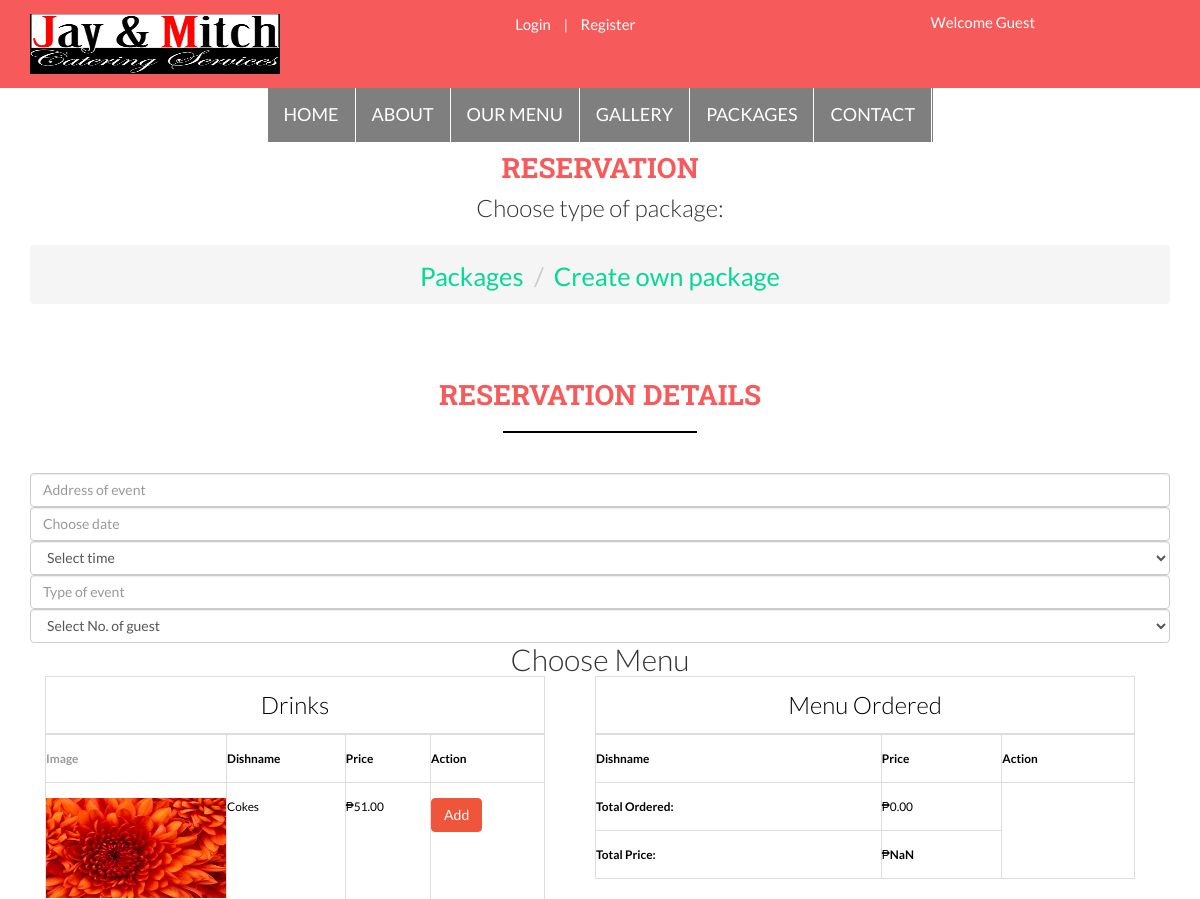
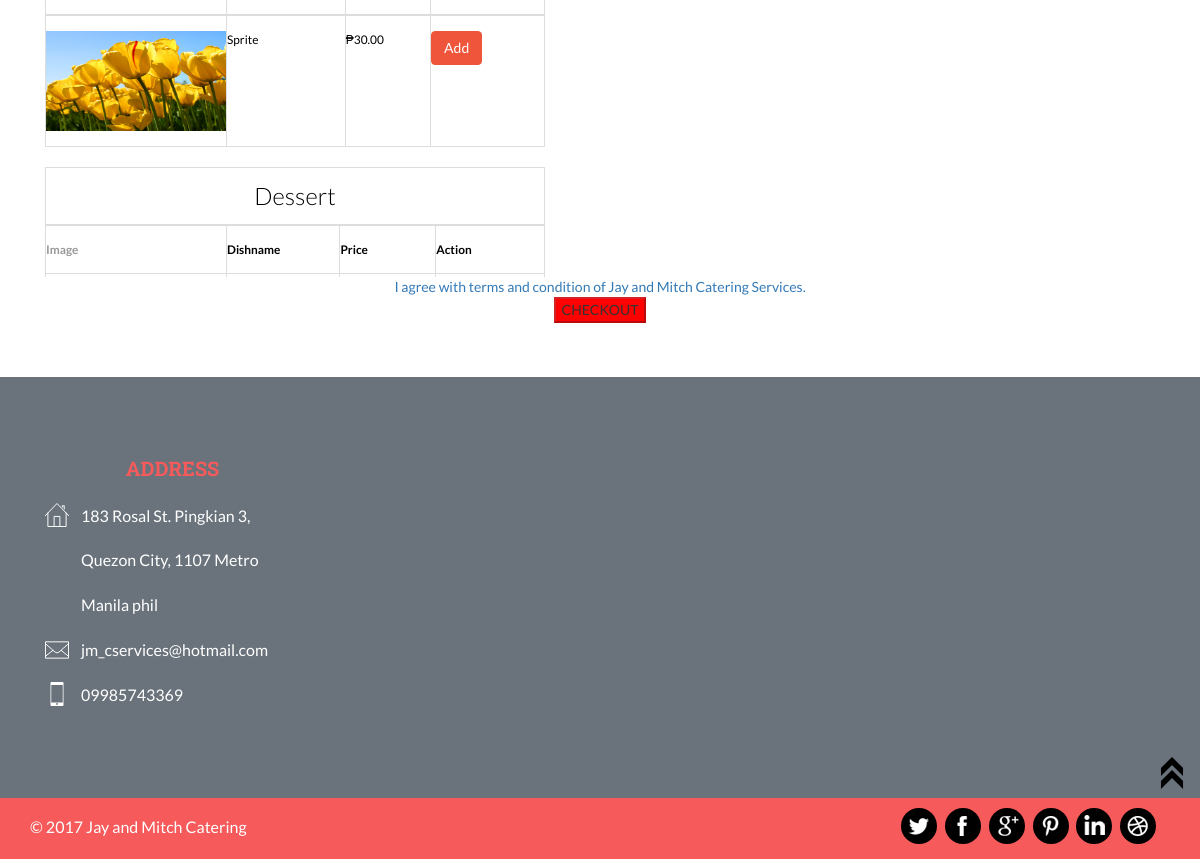
Screenshot of /index.php/customize with the database file from the repository (2 pictures, top to bottom).
### tables this page shows
CREATE TABLE `category_tbl` (
  `catid` int(11) NOT NULL AUTO_INCREMENT,
  `category` varchar(30) NOT NULL,
  PRIMARY KEY (`catid`)
);

CREATE TABLE `menu_tbl` (
  `menuid` int(11) NOT NULL AUTO_INCREMENT,
  `dishname` varchar(30) NOT NULL,
  `description` varchar(255) NOT NULL,
  `price` decimal(11,2) NOT NULL,
  `catid` int(11) NOT NULL,
  `image` blob NOT NULL,
  PRIMARY KEY (`menuid`)
);

CREATE TABLE `contact_tbl` (
  `contactid` int(11) NOT NULL AUTO_INCREMENT,
  `address` varchar(255) NOT NULL,
  `contact` varchar(11) NOT NULL,
  `email` varchar(30) NOT NULL,
  `map` longtext NOT NULL,
  PRIMARY KEY (`contactid`)
);

### application/controllers/Customize.php (called while the page is built, shortened)
<?php
class Customize extends CI_Controller {
	public function index()
	{
		$data = $this->jaymitch->getContact();
		$getCat = $this->jaymitch->getCat();
		$getOrder = $this->jaymitch->getOrder($this->session->userdata["userid"]);
		$getTime = $this->jaymitch->getTime();
		$this->load->view('header.php');
		$this->load->view('customize.php',['getCat'=>$getCat, 'getOrder'=> $getOrder,'getTime'=>$getTime]);
		$this->load->view('footer.php',['userdata' => $data]);
	}
}

### index.php (called while the page is built, shortened)
<?php
require_once BASEPATH.'core/CodeIgniter.php';

### application/models/Jaymitch.php (called while the page is built, shortened)
<?php
class Jaymitch extends CI_Model{
		public function getContact(){
			return $this->db->query("select * from contact_tbl")->result();
		}
		public function getCat(){
			return $this->db->query("select * from category_tbl ")->result();
		}
		public function getMenus($catid){
			return $this->db->query("select * from menu_tbl a left join category_tbl b on a.catid=b.catid where a.catid in ($catid) ")->result();
		}
}
?>

### application/views/customize.php (the view, shortened to what this page needs)
<link href="http://code.jquery.com/ui/1.10.4/themes/ui-lightness/jquery-ui.css" rel="stylesheet">
						<div class="container">
							<?php include "nav.php";?>
						</div>
<div class="contact" style="margin-top: -89px;">
	<div class="container">
		<div class="contact-info">
			<h3>Reservation</h3>
		</div>
		<div class="contact-map" style="margin-top: -79px;">
		<center>
				<div class="grid_3 grid_5">
				 <h3>Choose type of package:</h3>
				<ol class="breadcrumb"  style="font-size: 30px;">
				  <li><a href="<?php echo base_url();?>reservationpackages">Packages</a></li>
				  <li><a href="<?php echo base_url();?>customize">Create own package</a></li>
				</ol>
			   </div>
			   <div class="contact-info">
				<h3>RESERVATION DETAILS</h3>
				<div class="strip-line"></div>
			</div>
				<div><center>
				    <input type="text" class="form-control" id="place" name="place" placeholder="Address of event" required>
					<input type="text" class="form-control" id="datepicker" name="rdate" placeholder="Choose date" required>
					<select class="form-control" name="time" id="time">
						<option>Select time</option>
					</select>
					<input type="text" class="form-control" name="motif" id="motif" placeholder="Type of event" required>
					<select class="form-control" name="pax" id="pax">
						<option>Select No. of guest</option>
					</select>
					<div>
					<h2>Choose Menu</h2>
										<div class="col-md-6" style="width:530px;height: 500px;overflow-x:hidden;overflow-y: auto;">
						<?php
							foreach($getCat as $cat){
						?>
											  <table class="table table-bordered" width="500">
												<thead>
												<tr><td colspan="5" align="center"><h3 style="color: black;"><?php echo $cat->category?></h3></td></tr>
													<tr>
														<th width="20%">Image</th>
														<th style="color: black;">Dishname</th>
														<th style="color: black;">Price</th>
														<th style="color: black;">Action</th>
													</tr>
												</thead>
						<?php
							$getMenu = $this->jaymitch->getMenus($cat->catid);
							foreach ($getMenu as $menu) {
						?>
												<tbody>
													<tr>
														<td align="center"><img src="<?php echo base_url();?>admin/assets/servicesImages/<?php echo $menu->image?>" width="180" height="100"
														id="myImg" style="cursor:pointer" onclick="showImage(this.src, '<?php echo base_url();?>admin/assets/servicesImages/<?php echo $menu->image?>');"></td>
														<td style="color: black;"><?php echo $menu->dishname?></td>
														<td style="color: black;">&#8369;<?php echo number_format($menu->price,2)?></td>
														<td style="color: black;"><button type="submit" class="btn btn-primary"
														data-menuid="<?php echo $menu->menuid?>"
														data-catid="<?php echo $menu->catid?>"
														data-price="<?php echo $menu->price?>" id="add">Add</button></td>
													</tr>
							<?php } ?>
												</tbody>
											  </table>
						<?php	} ?>
							</div>
						</div>
				</div>
				<div class="clearfix"></div>
										<div class="col-md-6" id="orderdata" style="width:400;margin-left: 550px;margin-top: -500px;">
											  <table class="table table-bordered" id="orderlist" width="500">
												<thead>
												<tr><td colspan="5" align="center"><h3 style="color: black;">Menu Ordered</h3></td></tr>
													<tr>
														<th style="color: black;">Dishname</th>
														<th style="color: black;">Price</th>
														<th style="color: black;">Action</th>
													</tr>
												</thead>
						<?php
						$total = 0;
						?>
													<tr><th style="color: black;">Total Ordered: </th><td style="color: black;">&#8369;<?php echo number_format($total,2)?></td></tr>
													<tr><th style="color: black;">Total Price: </th><td style="color: black;">&#8369;<b id="totalprice"></b></td></tr>
											  </table>
							</div>
				<a href="javascript:;" id="myBtn">I agree with terms and condition of Jay and Mitch Catering Services.</a><br>
				<input type="submit" value="CHECKOUT" id="checkout" disabled="">
		</div>
	</div>
</div>

### application/views/header.php (shortened to what this page needs)
<!DOCTYPE html>
<html>
<head>
			<link href="<?php echo base_url();?>assets/css/bootstrap.css" rel="stylesheet">
			<link href="<?php echo base_url();?>assets/css/style.css" rel="stylesheet" type="text/css" media="all" />
</head>
<body>
<div class="header">
	<div class="container">
		<div class="top-header">
				<div class="header-left">
					<img src="<?php echo base_url();?>assets/images/logo.png" height="60" width="250">
				</div>
				<?php
					if(isset($this->session->userdata["userid"])){ ?>
				<?php	}else{ ?>
				<div class="login-section">
					<ul>
						<li><a href="<?php echo base_url();?>login">Login</a></li> |
						<li><a href="<?php echo base_url();?>register">Register</a> </li>
					</ul>
				</div>
				<?php	} ?>
				<div class="header-right">
						<div class="cart box_1">
							<?php
								if(isset($this->session->userdata["userid"])){
                  $countNotif = $this->jaymitch->getNewNotif();
                  ?>
								<div class="dropdown">
								  <button class="dropbtn"><h3><?php echo $fullname?></h3><p>
                    <?php
                    if($countNotif[0]->newNotif==0){ ?>
                    (<?php echo $countNotif[0]->newNotif;?>) No notifi..
                    <?php }else{ ?>
                    (<?php echo $countNotif[0]->newNotif;?>) New notif..
                    <?php }
                    ?>
                    </p></button>
								  <div class="dropdown-content">
								    <a href="<?php echo base_url();?>lists">List</a>
								    <a href="<?php echo base_url();?>validate/logout" class="simpleCart_empty">Log out</a>
								  </div>
								</div>
							<?php	}else{ ?>
								<h3>Welcome Guest</h3>
							<?php	} ?>
							<div class="clearfix"> </div>
						</div>
				</div>
				<div class="clearfix"></div>
		</div>
	</div>
</div>

### application/views/nav.php (shortened to what this page needs)
<center>
<?php
if(isset($this->session->userdata["userid"])){?>
<div class="topnav" id="myTopnav">
  			<a href="<?php echo base_url();?>Welcome">HOME</a>
			<a href="<?php echo base_url();?>about">ABOUT</a>
			<a href="<?php echo base_url();?>menu">OUR MENU</a>
			<a href="<?php echo base_url();?>gallery">GALLERY</a>
			<a href="<?php echo base_url();?>packages">PACKAGES</a>
			<?php
				if(isset($this->session->userdata["userid"])){ ?>
			<a href="<?php echo base_url();?>reservation">RESERVATIONS</a>
			<a href="<?php echo base_url();?>contact">CONTACT</a>
			<?php	}else{ ?>
			<a href="<?php echo base_url();?>contact">CONTACT</a>
			<?php	}
			?>
</div>
<?php }else{ ?>
<div class="topnav" id="myTopnav" style="width: 665px;">
  			<a href="<?php echo base_url();?>Welcome">HOME</a>
			<a href="<?php echo base_url();?>about">ABOUT</a>
			<a href="<?php echo base_url();?>menu">OUR MENU</a>
			<a href="<?php echo base_url();?>gallery">GALLERY</a>
			<a href="<?php echo base_url();?>packages">PACKAGES</a>
			<?php
				if(isset($this->session->userdata["userid"])){ ?>
			<a href="<?php echo base_url();?>reservation">RESERVATIONS</a>
			<a href="<?php echo base_url();?>contact">CONTACT</a>
			<?php	}else{ ?>
			<a href="<?php echo base_url();?>contact">CONTACT</a>
			<?php	}
			?>
</div>
<?php } ?>
</center>

### application/views/footer.php (shortened to what this page needs)
<div class="footer-top">
	<div class="container">
		<div class="col-md-3 footer-grid">
			<h4>ADDRESS</h4>
			<ul>
				<?php
				foreach ($userdata as $data){ ?>
					<li class="list-one"><?php echo $data->address?></li>
					<li class="list-two"><a href="mailto:info@example.com"><?php echo $data->email?></a></li>
					<li class="list-three"><?php echo $data->contact?></li>
				<?php } ?>
			</ul>
		</div>
		<div class="clearfix"></div>
	</div>
</div>
<div class="footer">
	<div class="container">
		<div class="footer-left">
			<p>&copy; 2017 Jay and Mitch Catering</p>
		</div>
		<div class="footer-right">
			<ul>
				<li><a href="#" class="twitter"> </a></li>
				<li><a href="#" class="facebook"> </a></li>
				<li><a href="#" class="chrome"> </a></li>
				<li><a href="#" class="pinterest"> </a></li>
				<li><a href="#" class="linkedin"> </a></li>
				<li><a href="#" class="dribbble"> </a></li>
			</ul>
		</div>
		<div class="clearfix"></div>
	</div>
</div>
	<a href="#" id="toTop" style="display: block;"> <span id="toTopHover" style="opacity: 1;"> </span></a>
</body>
</html>

### application/views/nav.php (style rules this page uses)
.topnav { overflow: hidden; background-color: rgba(0,0,0,0.5); width: 826.9px; }
.topnav a { float: left; display: block; color: white; text-align: center; padding: 14px 16px; text-decoration: none; font-size: 18px; border-right: solid 1px; }

### rows the page displays
category_tbl: category "Drinks"
menu_tbl: image (picture), dishname "Cokes", price "51.00"
menu_tbl: image (picture), dishname "Sprite", price "30.00"
category_tbl: category "Dessert"
contact_tbl: address "183 Rosal St. Pingkian 3, Quezon City, 1107 Metro Manila phil", email "jm_cservices@hotmail.com", contact "09985743369"

### other values shown
$total "0.00"
